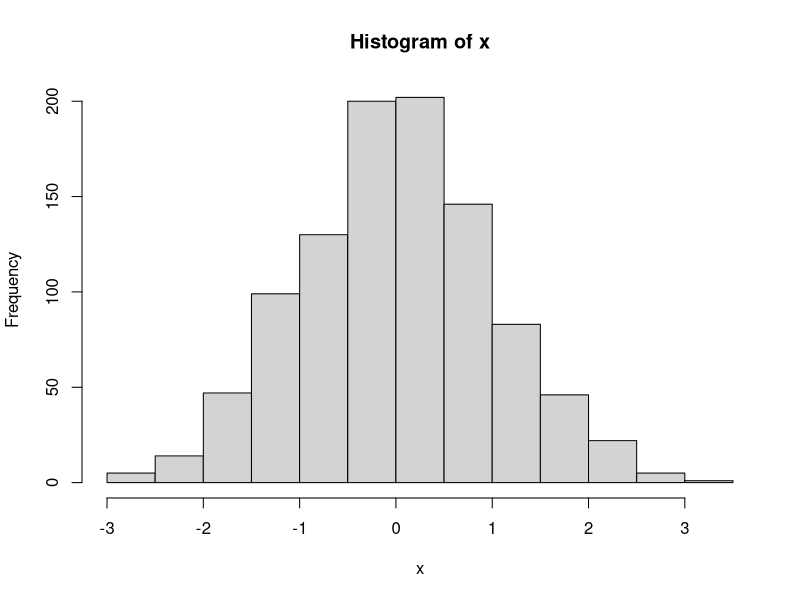
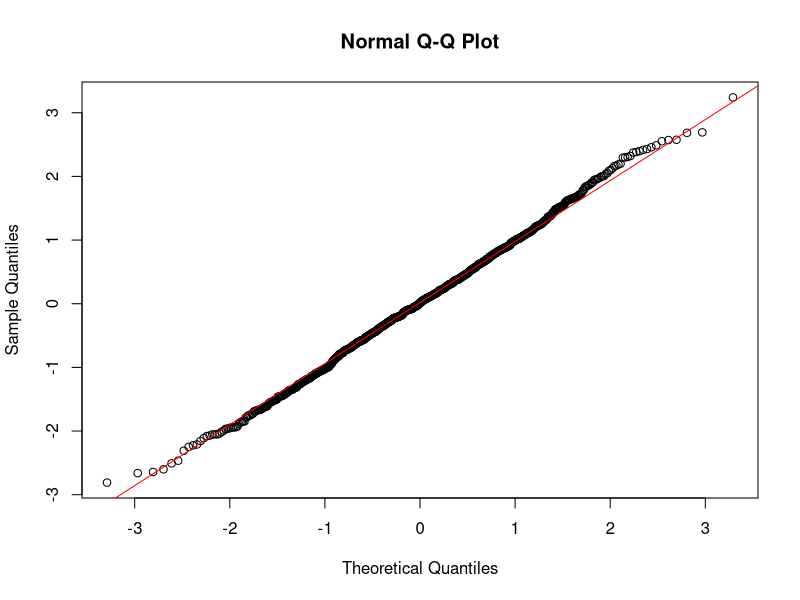
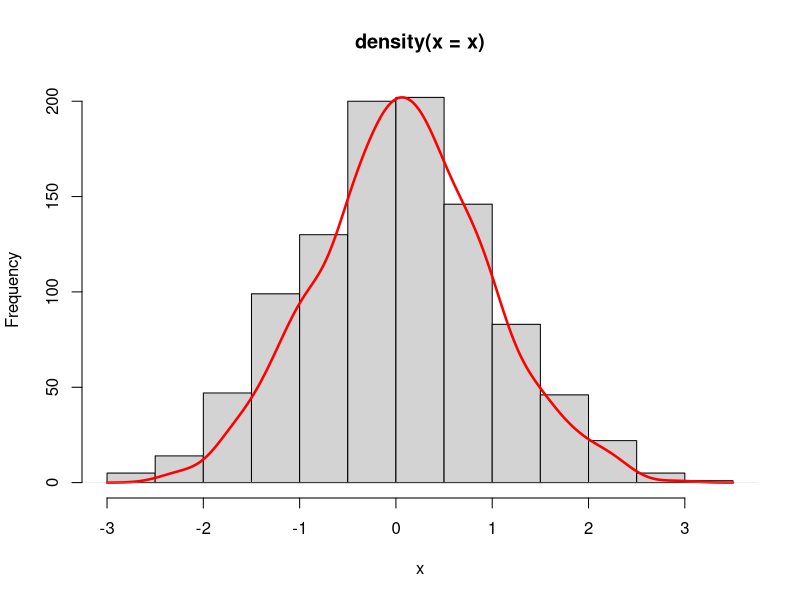

R code for these plots, in order:
## ---- chunk 1

set.seed(123)

## ---- chunk 2

x <- rnorm(n = 1000)

hist(x)

## ---- chunk 3

qqnorm(x)
qqline(y = x,
       col = "red")

## ---- chunk 4

# HIPOTESE NULA: EH NORMALIZADO
# P < 0.05 REJEITO A HIP. NULA

shapiro.test(x)

## ---- chunk 5

hist(x = x,
     main = NA)

par(new  = TRUE)

plot(density(x = x),
     col = "red",
     xlab = NA,
     ylab = NA,
     axes = FALSE,
     lwd = 2.5)     #grossura da linha

